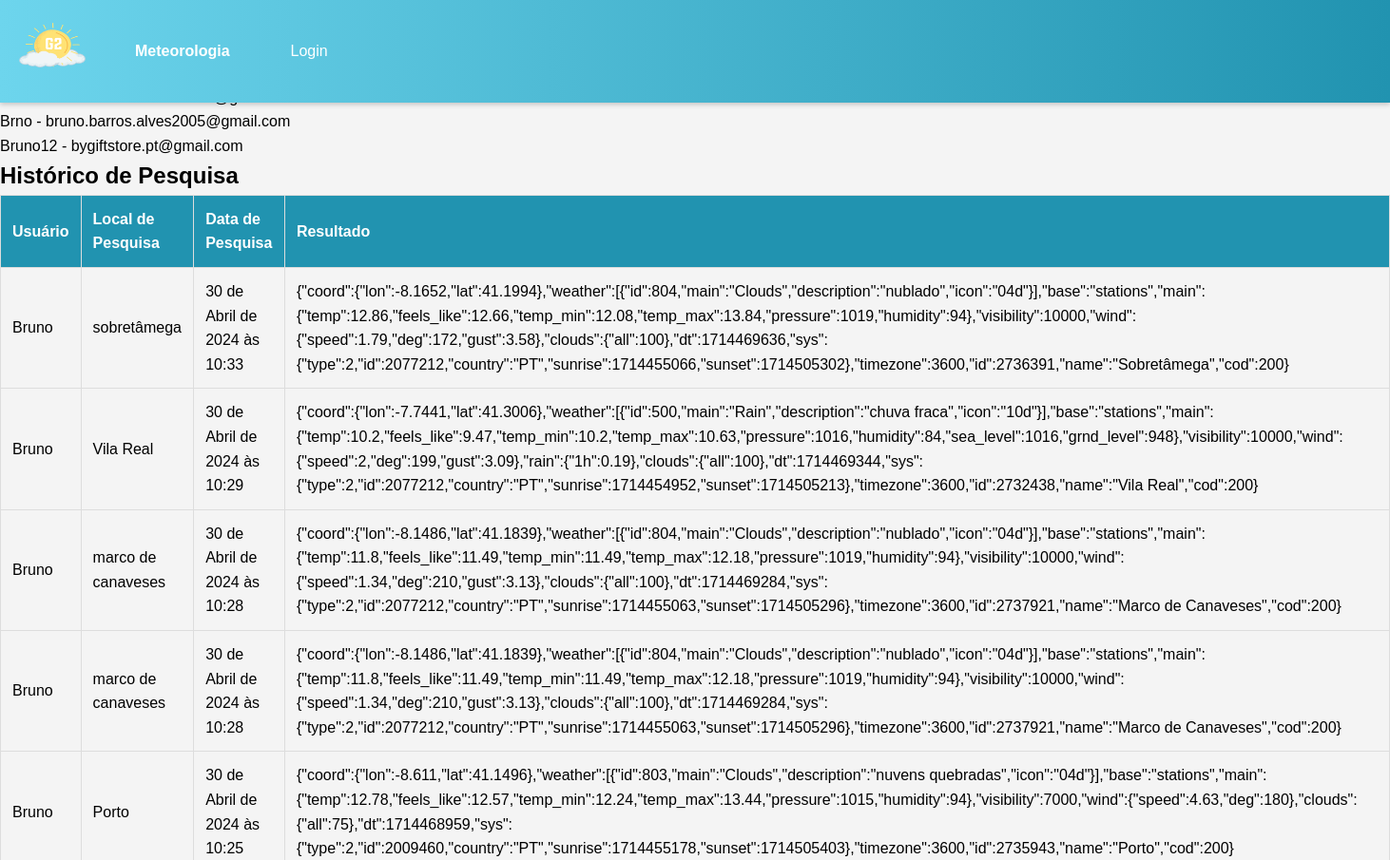
Before: /admin-view/ (upper part) with the older database file.
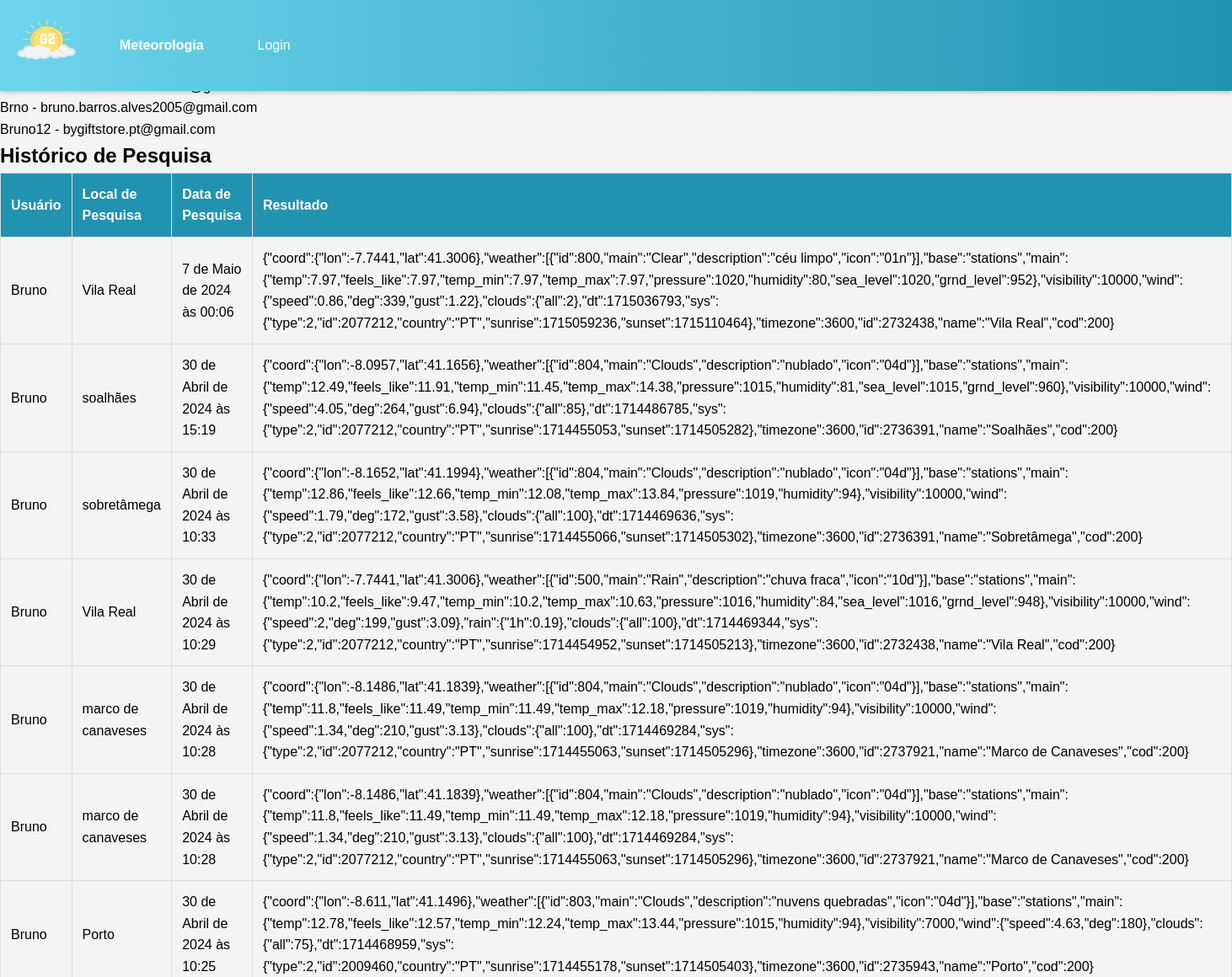
After: the same page with the newer database file.
### G2app/models.py (models this page shows, shortened)
class HistoricoPesquisa(models.Model):
    usuario = models.ForeignKey(User, on_delete=models.CASCADE)
    data_pesquisa = models.DateTimeField(auto_now_add=True)
    local_pesquisa = models.CharField(max_length=200)
    resultado_pesquisa = models.TextField()

### G2app/views.py (the view)
# urls.py: path('admin-view/', views.admin_view, name='admin_view'),
def admin_view(request):
    users = User.objects.all()
    historico = HistoricoPesquisa.objects.all().order_by('-data_pesquisa')
    context = {
        'users': users,
        'historico': historico
    }
    return render(request, 'G2app/admin_view.html', context)

### G2app/templates/G2app/admin_view.html
{% extends 'G2app/index.html' %}
{% block content %}
<body>
    <h1>Admin View</h1>
    <h2>Users</h2>
    <ul>
        {% for user in users %}
            <li>{{ user.username }} - {{ user.email }}</li>
        {% endfor %}
    </ul>
    <h2>Histórico de Pesquisa</h2>
    <table>
        <thead>
            <tr>
                <th>Usuário</th>
                <th>Local de Pesquisa</th>
                <th>Data de Pesquisa</th>
                <th>Resultado</th>
            </tr>
        </thead>
        <tbody>
            {% for item in historico %}
            <tr>
                <td>{{ item.usuario.username }}</td>
                <td>{{ item.local_pesquisa }}</td>
                <td>{{ item.data_pesquisa }}</td>
                <td>{{ item.resultado_pesquisa }}</td>
            </tr>
            {% endfor %}
        </tbody>
    </table>
</body>
{% endblock %}

Changed rows visible on the page:
added HistoricoPesquisa: usuario.username "Bruno", local_pesquisa "Vila Real", data_pesquisa "7 de Maio de 2024 às 00:06", resultado_pesquisa "{\"coord\":{\"lon\":-7.7441,\"lat\":41.3006},\"weather\":[{\"id\":800,\"main\":\"Clear\",\"description\":\"céu limpo\",\"icon\":\"01n\"}],\"base\":\"stations\",\"main\":{\"temp\":7.97,\"feels_like\":7.97,\"temp_min\":7.97,\"temp_max\":7.97,\"pressure\":1020,\"humidity\":80,\"sea_level\":1020,\"grnd_level\":952},\"visibility\":10000,\"wind\":{\"speed\":0.86,\"deg\":339,\"gust\":1.22},\"clouds\":{\"all\":2},\"dt\":1715036793,\"sys\":{\"type\":2,\"id\":2077212,\"country\":\"PT\",\"sunrise\":1715059236,\"sunset\":1715110464},\"timezone\":3600,\"id\":2732438,\"name\":\"Vila Real\",\"cod\":200}"
added HistoricoPesquisa: usuario.username "Bruno", local_pesquisa "soalhães", data_pesquisa "30 de Abril de 2024 às 15:19", resultado_pesquisa "{\"coord\":{\"lon\":-8.0957,\"lat\":41.1656},\"weather\":[{\"id\":804,\"main\":\"Clouds\",\"description\":\"nublado\",\"icon\":\"04d\"}],\"base\":\"stations\",\"main\":{\"temp\":12.49,\"feels_like\":11.91,\"temp_min\":11.45,\"temp_max\":14.38,\"pressure\":1015,\"humidity\":81,\"sea_level\":1015,\"grnd_level\":960},\"visibility\":10000,\"wind\":{\"speed\":4.05,\"deg\":264,\"gust\":6.94},\"clouds\":{\"all\":85},\"dt\":1714486785,\"sys\":{\"type\":2,\"id\":2077212,\"country\":\"PT\",\"sunrise\":1714455053,\"sunset\":1714505282},\"timezone\":3600,\"id\":2736391,\"name\":\"Soalhães\",\"cod\":200}"
